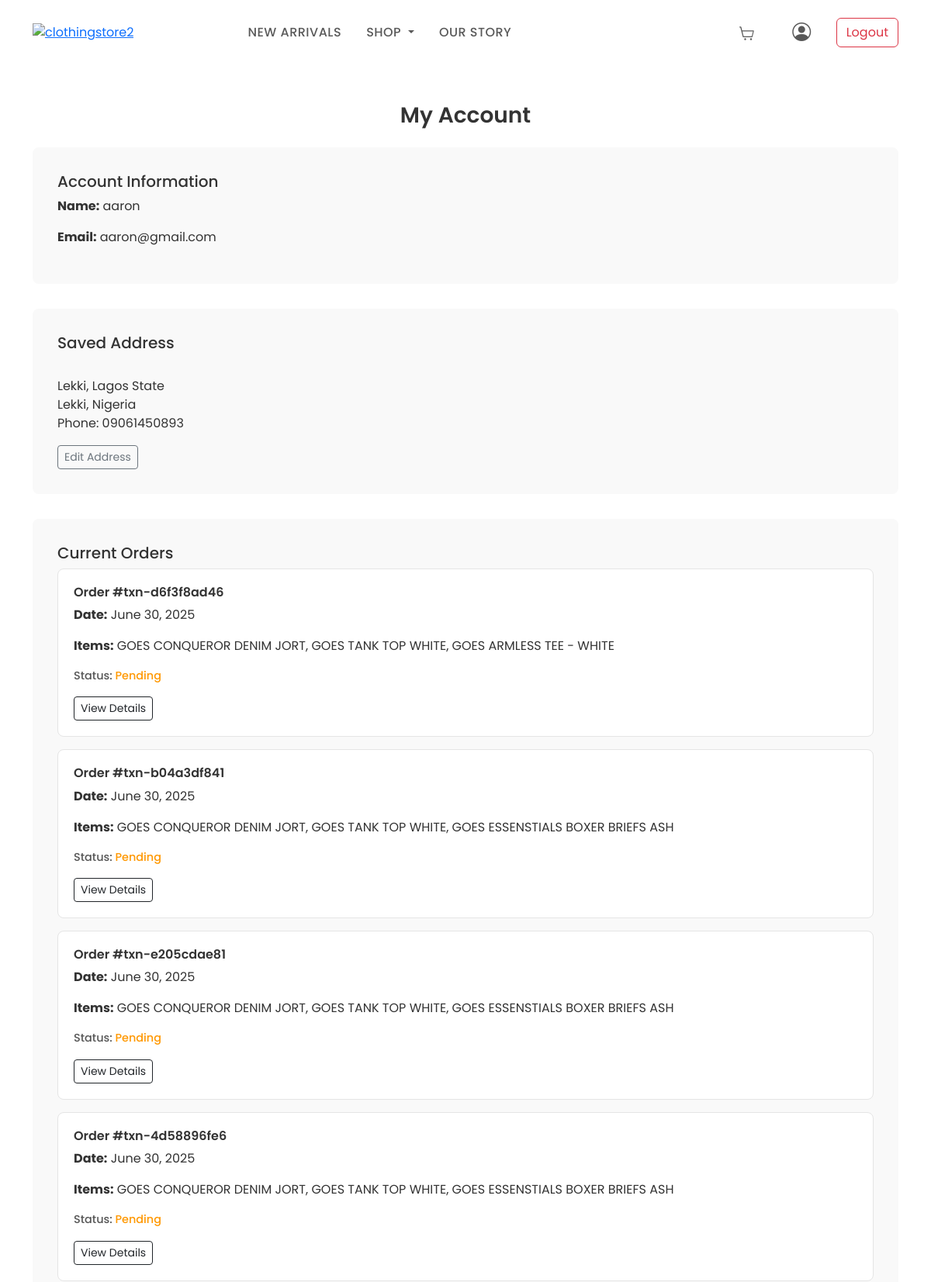
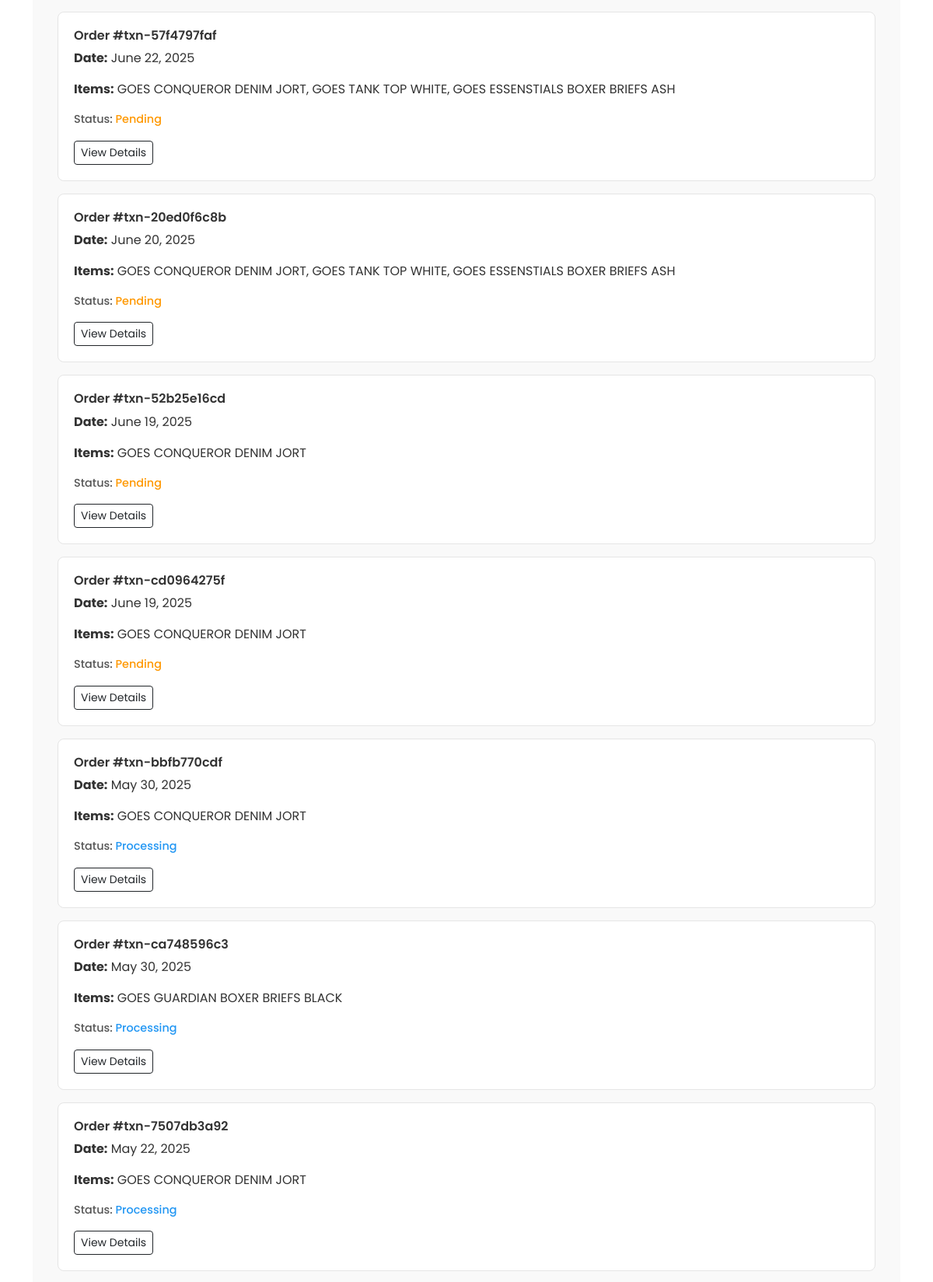
The app's page /profile (signed in, upper part) with its own data (2 pictures, top to bottom).
### GOESApp/models.py (models this page shows, shortened)
class CustomUser(AbstractUser):
    first_name = models.CharField(max_length=20)
    last_name = models.CharField(max_length=20)
    username = models.CharField(max_length=20, unique=True)
    email = models.EmailField(unique=True)
    phone_number = models.CharField(max_length=15, null=True, unique=True)
    profile_picture = models.ImageField(upload_to='profile_pictures/', blank=True, null=True)
    bio = models.TextField(blank=True, null=True)
    address = models.OneToOneField('Address', on_delete=models.SET_NULL, null=True, blank=True, related_name='user')
    USERNAME_FIELD = 'email'
    REQUIRED_FIELDS = ['username']
    class Meta:
        verbose_name = 'User'
        verbose_name_plural = 'Users'

class Address(models.Model):
    full_name = models.CharField(max_length=100, blank=True, null=True)
    street = models.CharField(max_length=255, blank=True, null=True)
    city = models.CharField(max_length=100, blank=True, null=True)
    state = models.CharField(max_length=100, blank=True, null=True)
    postal_code = models.CharField(max_length=20, blank=True, null=True)
    country = models.CharField(max_length=100, blank=True, null=True)
    phone_number = models.CharField(max_length=15, null=True, blank=True)
    class Meta:
        verbose_name = 'Address'
        verbose_name_plural = 'Addresses'

class Transaction(models.Model):
    user = models.ForeignKey(CustomUser, on_delete=models.CASCADE, related_name='transactions', null=True, blank=True)
    amount = models.DecimalField(max_digits=10, decimal_places=2)
    products = models.ManyToManyField(Product, related_name='transactions')
    tx_ref = models.CharField(max_length=100, unique=True)  # Ensure unique tx_ref
    flw_transaction_id = models.CharField(max_length=100, blank=True, null=True)  # Store Flutterwave transaction ID
    address = models.ForeignKey(Address, on_delete=models.SET_NULL, null=True, blank=True)  # Link to address
    order_note = models.TextField(blank=True, null=True)  # Optional order note field
    TRANSACTION_STATUS_CHOICES = (
        ('pending', 'Pending'),
        ('processing', 'Processing'),
        ('approved', 'Approved'),
        ('declined', 'Declined'),
    )
    transaction_status = models.CharField(max_length=20, choices=TRANSACTION_STATUS_CHOICES, default='pending')
    transaction_date = models.DateTimeField(auto_now_add=True)
    class Meta:
        verbose_name = 'Transaction'
        verbose_name_plural = 'Transactions'
        ordering = ['-transaction_date']

class Product(models.Model):
    name = models.CharField(max_length=100, blank=True, null=True)
    price = models.DecimalField(max_digits=10, decimal_places=2)
    slash_price = models.DecimalField(max_digits=10, decimal_places=2, null=True, blank=True)
    category = models.ForeignKey(
        Category,
        on_delete=models.CASCADE,
        related_name="products",
        default=get_default_category
    )
    in_stock = models.PositiveIntegerField(default=0, help_text="Number of items in stock")
    description = CKEditor5Field('Text', config_name='default')
    is_active = models.BooleanField(default=True)
    sizes = models.ManyToManyField(Size, related_name='products', blank=True, null=True, help_text="Available sizes for the product")
    colors = models.ManyToManyField(Color, related_name='products', blank=True, null=True, help_text="Available colors for the product")
    created_at = models.DateTimeField(auto_now_add=True)
    updated_at = models.DateTimeField(auto_now=True)
    class Meta:
        verbose_name = "Product"
        verbose_name_plural = "Products"

### GOESApp/views.py (the view)
# urls.py: path('profile', views.profile, name='profile'),
@login_required(login_url='/login_user')
def profile(request):
    user = request.user
    address = user.address if hasattr(user, 'address') else None
    categories = Category.objects.all()
    cart_count = 0
    if user.is_authenticated:
        cart, created = Cart.objects.get_or_create(user=user)
        cart_count = cart.items.count()
    transactions = Transaction.objects.filter(user=user).order_by('-transaction_date')
    current_orders = transactions.filter(transaction_status__in=['pending', 'processing', 'approved'])
    past_orders = transactions.filter(transaction_status='declined')  # Add 'delivered' status in the future
    context = {
        'user': user,
        'address': address,
        'categories': categories,
        'cart_count': cart_count,
        'current_orders': current_orders,
        'past_orders': past_orders,
    }
    return render(request, 'GOESAPP/profile.html', context)

### GOESApp/context_processors.py (called while the page is built)
def cart_item_count(request):
    count = 0
    try:
        if request.user.is_authenticated:
            cart = Cart.objects.get(user=request.user)
        else:
            session_key = request.session.session_key
            if not session_key:
                request.session.create()
            session_key = request.session.session_key
            cart = Cart.objects.get(session_key=session_key)
        if cart:
            count = sum(item.quantity for item in cart.items.all())
    except Cart.DoesNotExist:
        pass
    return {'cart_count': count}

### GOESApp/templates/GOESAPP/profile.html (shortened to what this page needs)
{% load static %}
<!DOCTYPE html>
<html lang="en">
<head>
  <link rel="stylesheet" href="https://cdn.jsdelivr.net/npm/bootstrap-icons@1.10.5/font/bootstrap-icons.css">
  <link href="https://cdn.jsdelivr.net/npm/bootstrap@5.3.0/dist/css/bootstrap.min.css" rel="stylesheet">
</head>
<body>
  <nav class="navbar navbar-expand-lg navbar-light bg-white py-3">
    <div class="container">
      <div class="mcb-column-inner mfn-module-wrapper mcb-column-inner-hh9pp43d mcb-item-header_logo-inner">
        <a class="logo-wrapper" href="{% url 'home' %}">
          <img style="width:100px;" src="{% static 'images/LOGO_20_TRANS[1].png'%}" alt="clothingstore2" />
        </a>
      </div>
      <div class="collapse navbar-collapse" id="navMenu">
        <ul class="navbar-nav mx-auto">
          <li class="nav-item">
            <a class="nav-link" href="{% url 'shop' %}">New Arrivals</a>
          </li>
          <li class="nav-item dropdown">
            <a class="nav-link dropdown-toggle" href="#" id="collectionsDropdown" role="button" data-bs-toggle="dropdown" aria-expanded="false">
              Shop
            </a>
          </li>
          <li class="nav-item">
            <a class="nav-link" href="{% url 'our_story' %}">Our Story</a>
          </li>
        </ul>
        <ul class="navbar-nav ms-auto align-items-center">
          {% if user.is_authenticated %}
            <li class="nav-item me-3">
              <a class="nav-link position-relative" href="{% url 'cart' %}">
              </a>
            </li>
            <li class="nav-item me-3">
              <a class="nav-link" href="{% url 'profile' %}" title="Your Account">
                <i class="bi bi-person-circle" style="font-size: 1.5rem;"></i>
              </a>
            </li>
            <li class="nav-item">
              <a class="btn btn-outline-danger" href="{% url 'logout_user' %}">Logout</a>
            </li>
          {% endif %}
        </ul>
      </div>
    </div>
  </nav>
  <div class="container my-5">
    <h2 class="section-title text-center">My Account</h2>
    <div class="profile-card">
      <h5>Account Information</h5>
      <p><strong>Name:</strong> {{ user.username }}</p>
      <p><strong>Email:</strong> {{ user.email }}</p>
    </div>
    <div class="profile-card">
      <h5>Saved Address</h5>
      {% if address %}
        <p>
          {{ user.first_name }} {{ user.last_name }}<br>
          {{ address.street|default_if_none:"" }}<br>
          {{ address.city|default_if_none:"" }}, {{ address.country|default_if_none:"" }}<br>
          Phone: {{ address.phone_number|default_if_none:"Not provided" }}
        </p>
        <a href="{% url 'edit_address' %}" class="btn btn-outline-secondary btn-sm">Edit Address</a>
      {% else %}
        <p>No address saved.</p>
        <a href="{% url 'edit_address' %}" class="btn btn-outline-secondary btn-sm">Add Address</a>
      {% endif %}
    </div>
    <div class="profile-card">
      <h5>Current Orders</h5>
      {% if current_orders %}
        {% for order in current_orders %}
          <div class="order-card">
            <h6>Order #{{ order.tx_ref }}</h6>
            <p><strong>Date:</strong> {{ order.transaction_date|date:"F d, Y" }}</p>
            <p><strong>Items:</strong>
              {% for product in order.products.all %}
                {{ product.name }}{% if not forloop.last %}, {% endif %}
              {% endfor %}
            </p>
            <p class="order-status">
              Status:
              <span class="status-{{ order.transaction_status }}">
                {{ order.transaction_status|capfirst }}
              </span>
            </p>
            <a href="{% url 'order_detail' order.id %}" class="btn btn-sm btn-outline-dark">View Details</a>
          </div>
        {% endfor %}
      {% else %}
        <p>No current orders.</p>
      {% endif %}
    </div>
  </div>
</body>
</html>

### GOESApp/templates/GOESAPP/profile.html (style rules this page uses)
body { font-family: 'Poppins', sans-serif; color: #333; }
.nav-link { text-transform: uppercase; font-weight: 500; letter-spacing: .5px; margin: 0 .5rem; }
.section-title { font-size: 1.75rem; font-weight: 600; margin-bottom: 1.5rem; }
.profile-card { background: #f9f9f9; padding: 2rem; border-radius: .5rem; margin-bottom: 2rem; }
.order-card { border: 1px solid #e5e5e5; border-radius: .5rem; padding: 1.25rem; margin-bottom: 1rem; background: #fff; }
.order-card h6 { font-weight: 600; }
.order-status { font-size: 0.9rem; font-weight: 500; color: #555; }
.status-pending { color: #ff9800; }
.status-processing { color: #2196f3; }

### records on screen
CustomUser: username "aaron", email "aaron@gmail.com"
Address: street "Lekki, Lagos State", city "Lekki", country "Nigeria", phone_number "09061450893"
Transaction: tx_ref "txn-d6f3f8ad46", transaction_date "June 30, 2025", transaction_status "Pending"
Product: name "GOES CONQUEROR DENIM JORT"
Product: name "GOES TANK TOP WHITE"
Product: name "GOES ARMLESS TEE - WHITE"
Transaction: tx_ref "txn-b04a3df841", transaction_date "June 30, 2025", transaction_status "Pending"
Product: name "GOES ESSENSTIALS BOXER BRIEFS ASH"
Transaction: tx_ref "txn-e205cdae81", transaction_date "June 30, 2025", transaction_status "Pending"
Transaction: tx_ref "txn-4d58896fe6", transaction_date "June 30, 2025", transaction_status "Pending"
Transaction: tx_ref "txn-57f4797faf", transaction_date "June 22, 2025", transaction_status "Pending"
Transaction: tx_ref "txn-20ed0f6c8b", transaction_date "June 20, 2025", transaction_status "Pending"
Transaction: tx_ref "txn-52b25e16cd", transaction_date "June 19, 2025", transaction_status "Pending"
Transaction: tx_ref "txn-cd0964275f", transaction_date "June 19, 2025", transaction_status "Pending"
Transaction: tx_ref "txn-bbfb770cdf", transaction_date "May 30, 2025", transaction_status "Processing"
Transaction: tx_ref "txn-ca748596c3", transaction_date "May 30, 2025", transaction_status "Processing"
Product: name "GOES GUARDIAN BOXER BRIEFS BLACK"
Transaction: tx_ref "txn-7507db3a92", transaction_date "May 22, 2025", transaction_status "Processing"
